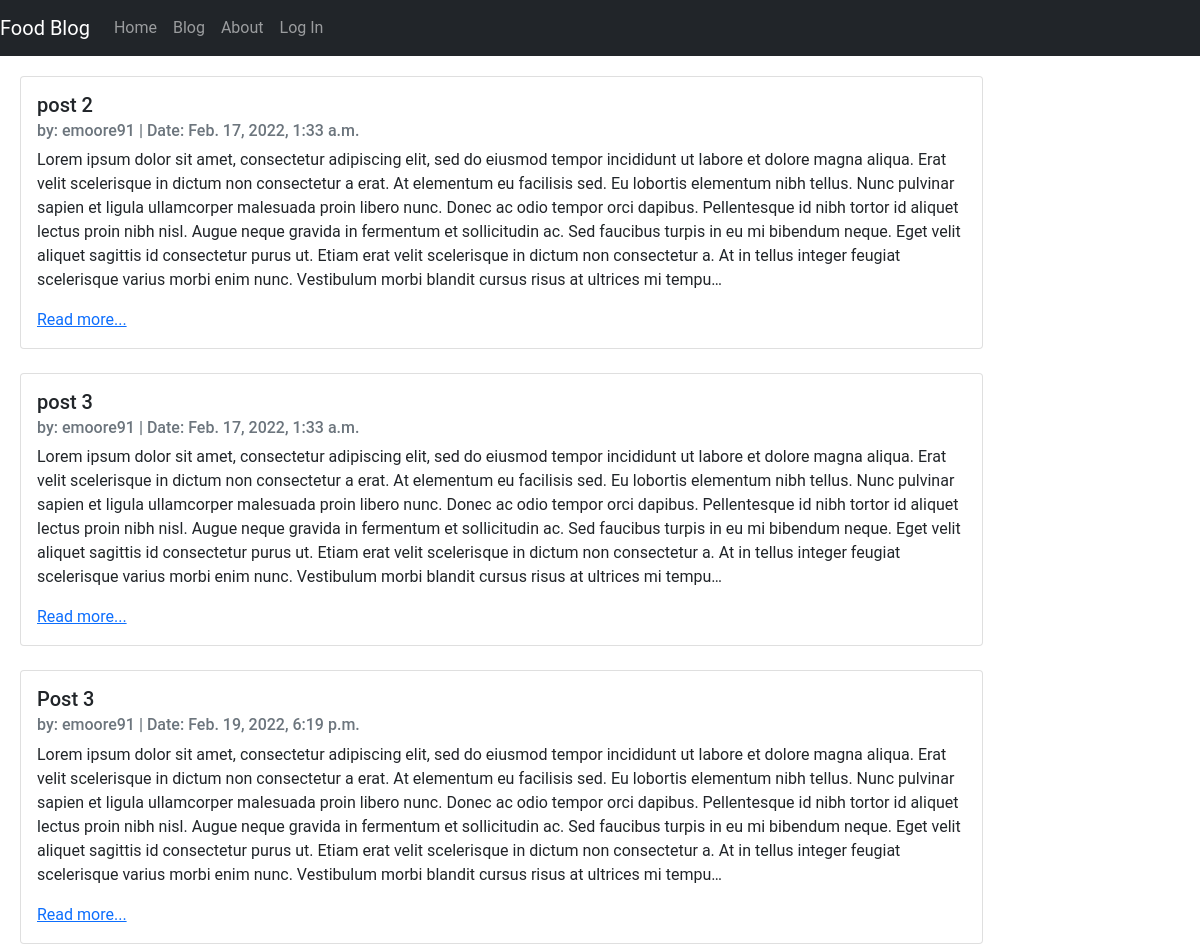
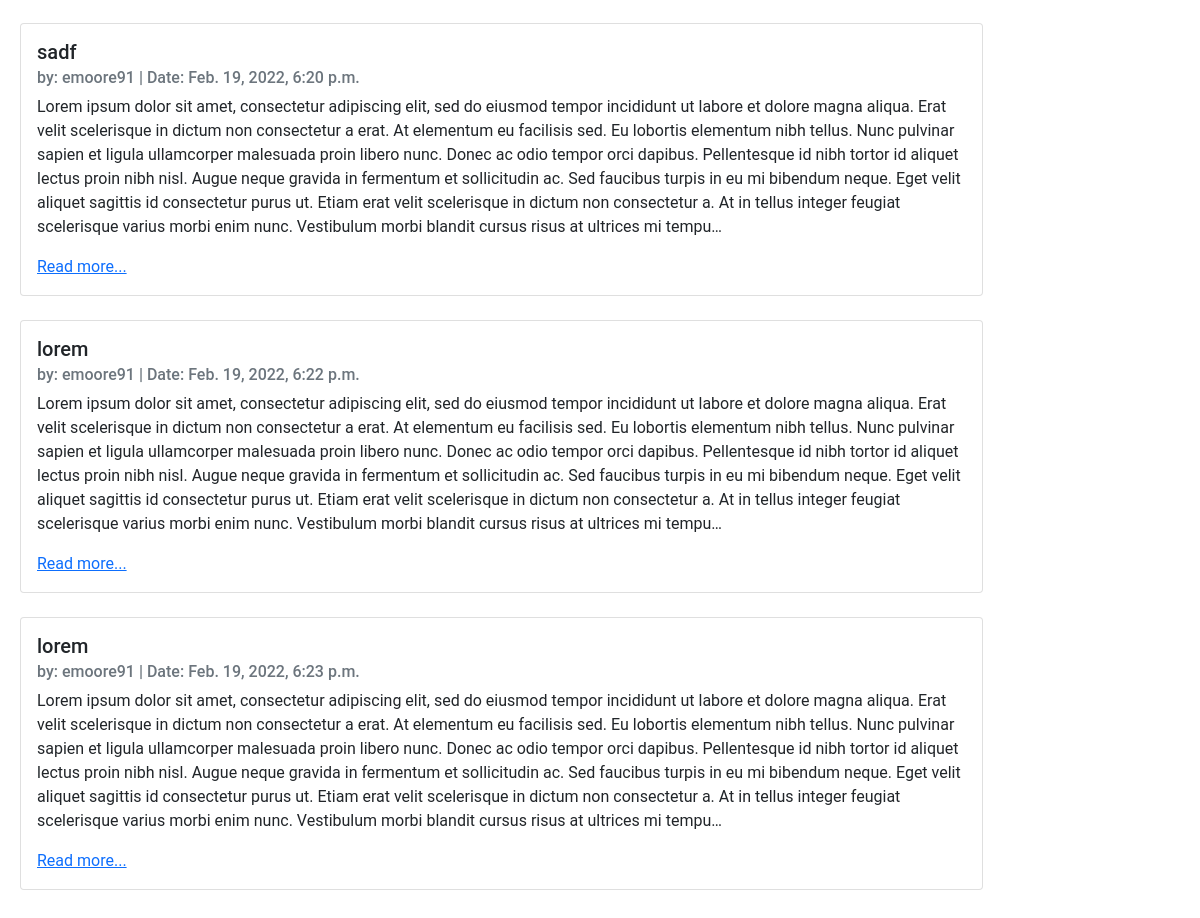
The page / on the database its author committed (2 pictures, top to bottom).
### posts/models.py (models this page shows, shortened)
class Post(models.Model):
    title = models.CharField(max_length=256)
    author = models.ForeignKey(
        'auth.User',
        on_delete=models.CASCADE
    )
    body = models.TextField()
    created_at = models.DateTimeField(auto_now_add=True)

### posts/views.py (the view)
# urls.py: path('', PostListView.as_view(), name="post_list"),
class PostListView(ListView):
    template_name = "post_list.html"
    model = Post

### templates/post_list.html (shortened to what this page needs)
{% extends 'base.html' %}
{% block content %}
{% for post in post_list %}
<div class="row">
    <div class="col-md-10">
        <div class="card">
            <div class="card-body">
                <h5 class="card-title">{{ post.title }}</h5>
                <h6 class="card-subtitle mb-2 text-muted">by: {{ post.author }} | Date: {{ post.created_at }}</h6>
                <p class="card-text">{{ post.body | truncatechars:750 }}</p>
                <a href="{% url 'post_detail' post.id %}" class="card-link">Read more...</a>
            </div>
        </div>
        <br />
    </div>
</div>
{% endfor %}
{% endblock content %}

### static/css/base.css (style rules this page uses)
body { font-family: "Roboto", sans-serif; }

### rows shown on the page
Post: title "post 2", author "emoore91", created_at "Feb. 17, 2022, 1:33 a.m.", body "Lorem ipsum dolor sit amet, consectetur adipiscing elit, sed do eiusmod tempor incididunt ut labore et dolore magna aliqua. Erat velit scelerisque in dictum non consectetur a erat. At elementum eu facilisis sed. Eu lobortis elementum nibh tellus. Nunc pulvinar sapien et ligula ullamcorper malesuada proin libero nunc. Donec ac odio tempor orci dapibus. Pellentesque id nibh tortor id aliquet lectus proin nibh nisl. Augue neque gravida in fermentum et sollicitudin ac. Sed faucibus turpis in eu mi bibendum neque. Eget velit aliquet sagittis id consectetur purus ut. Etiam erat velit scelerisque in dictum non consectetur a. At in tellus integer feugiat scelerisque varius morbi enim nunc.…"
Post: title "post 3", author "emoore91", created_at "Feb. 17, 2022, 1:33 a.m.", body "Lorem ipsum dolor sit amet, consectetur adipiscing elit, sed do eiusmod tempor incididunt ut labore et dolore magna aliqua. Erat velit scelerisque in dictum non consectetur a erat. At elementum eu facilisis sed. Eu lobortis elementum nibh tellus. Nunc pulvinar sapien et ligula ullamcorper malesuada proin libero nunc. Donec ac odio tempor orci dapibus. Pellentesque id nibh tortor id aliquet lectus proin nibh nisl. Augue neque gravida in fermentum et sollicitudin ac. Sed faucibus turpis in eu mi bibendum neque. Eget velit aliquet sagittis id consectetur purus ut. Etiam erat velit scelerisque in dictum non consectetur a. At in tellus integer feugiat scelerisque varius morbi enim nunc.…"
Post: title "Post 3", author "emoore91", created_at "Feb. 19, 2022, 6:19 p.m.", body "Lorem ipsum dolor sit amet, consectetur adipiscing elit, sed do eiusmod tempor incididunt ut labore et dolore magna aliqua. Erat velit scelerisque in dictum non consectetur a erat. At elementum eu facilisis sed. Eu lobortis elementum nibh tellus. Nunc pulvinar sapien et ligula ullamcorper malesuada proin libero nunc. Donec ac odio tempor orci dapibus. Pellentesque id nibh tortor id aliquet lectus proin nibh nisl. Augue neque gravida in fermentum et sollicitudin ac. Sed faucibus turpis in eu mi bibendum neque. Eget velit aliquet sagittis id consectetur purus ut. Etiam erat velit scelerisque in dictum non consectetur a. At in tellus integer feugiat scelerisque varius morbi enim nunc.…"
Post: title "sadf", author "emoore91", created_at "Feb. 19, 2022, 6:20 p.m.", body "Lorem ipsum dolor sit amet, consectetur adipiscing elit, sed do eiusmod tempor incididunt ut labore et dolore magna aliqua. Erat velit scelerisque in dictum non consectetur a erat. At elementum eu facilisis sed. Eu lobortis elementum nibh tellus. Nunc pulvinar sapien et ligula ullamcorper malesuada proin libero nunc. Donec ac odio tempor orci dapibus. Pellentesque id nibh tortor id aliquet lectus proin nibh nisl. Augue neque gravida in fermentum et sollicitudin ac. Sed faucibus turpis in eu mi bibendum neque. Eget velit aliquet sagittis id consectetur purus ut. Etiam erat velit scelerisque in dictum non consectetur a. At in tellus integer feugiat scelerisque varius morbi enim nunc.…"
Post: title "lorem", author "emoore91", created_at "Feb. 19, 2022, 6:22 p.m.", body "Lorem ipsum dolor sit amet, consectetur adipiscing elit, sed do eiusmod tempor incididunt ut labore et dolore magna aliqua. Erat velit scelerisque in dictum non consectetur a erat. At elementum eu facilisis sed. Eu lobortis elementum nibh tellus. Nunc pulvinar sapien et ligula ullamcorper malesuada proin libero nunc. Donec ac odio tempor orci dapibus. Pellentesque id nibh tortor id aliquet lectus proin nibh nisl. Augue neque gravida in fermentum et sollicitudin ac. Sed faucibus turpis in eu mi bibendum neque. Eget velit aliquet sagittis id consectetur purus ut. Etiam erat velit scelerisque in dictum non consectetur a. At in tellus integer feugiat scelerisque varius morbi enim nunc.…"
Post: title "lorem", author "emoore91", created_at "Feb. 19, 2022, 6:23 p.m.", body "Lorem ipsum dolor sit amet, consectetur adipiscing elit, sed do eiusmod tempor incididunt ut labore et dolore magna aliqua. Erat velit scelerisque in dictum non consectetur a erat. At elementum eu facilisis sed. Eu lobortis elementum nibh tellus. Nunc pulvinar sapien et ligula ullamcorper malesuada proin libero nunc. Donec ac odio tempor orci dapibus. Pellentesque id nibh tortor id aliquet lectus proin nibh nisl. Augue neque gravida in fermentum et sollicitudin ac. Sed faucibus turpis in eu mi bibendum neque. Eget velit aliquet sagittis id consectetur purus ut. Etiam erat velit scelerisque in dictum non consectetur a. At in tellus integer feugiat scelerisque varius morbi enim nunc.…"
